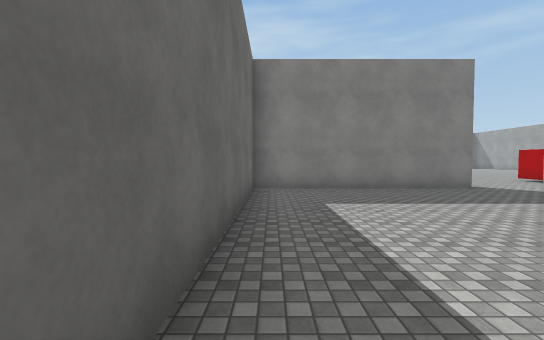
View 1 (above)

20 first-person views from a walk through a 3-D level made in the Unity game engine. The camera is 1.5 m above the floor, tilts 2° down and sees 90° across. The floor is counted in squares, 2 m on a side. Each view is taken from the middle of a square. On the plan, view 1 faces up. The plan holds only what a view shows up to about 10 squares ahead; the rest is blank. The place goes on beyond the plan. The player character is not drawn. Surface patterns are stand-ins for the level's own textures.

View 2
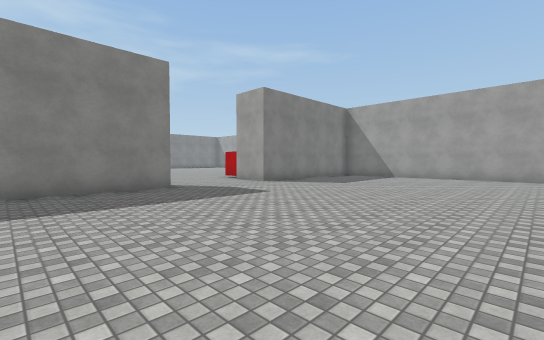

View 3
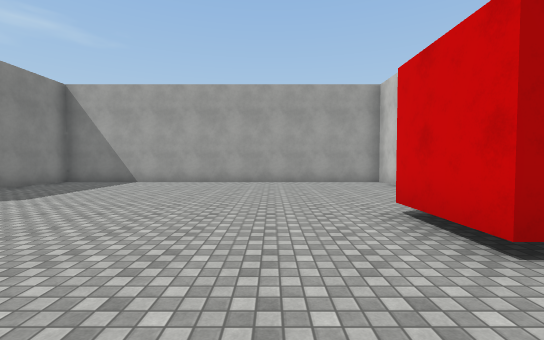

View 4
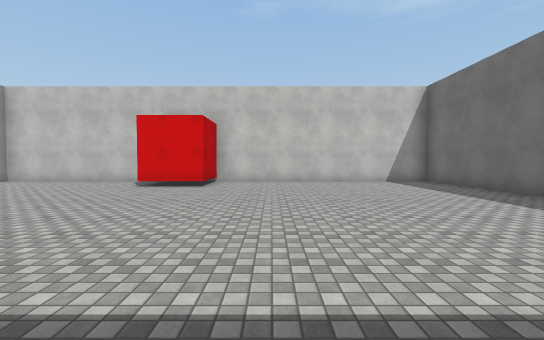

View 5
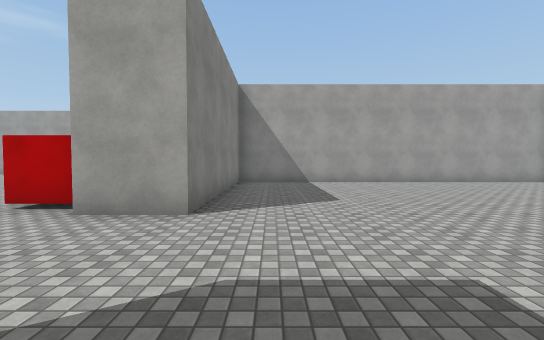

View 6
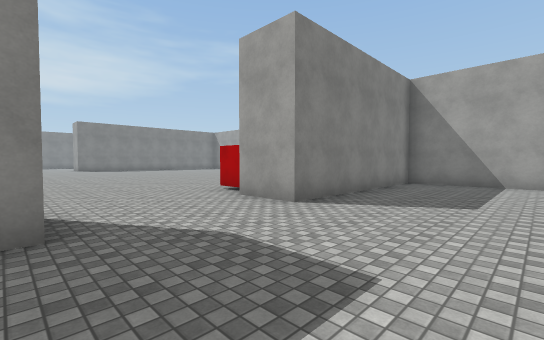

View 7
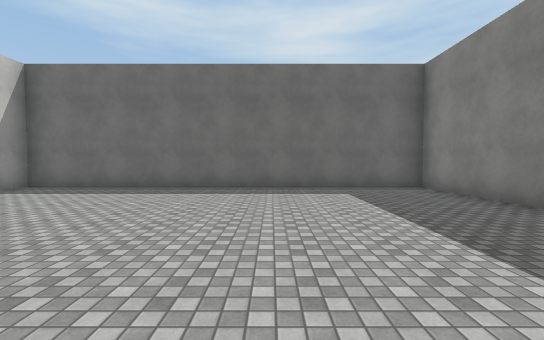

View 8
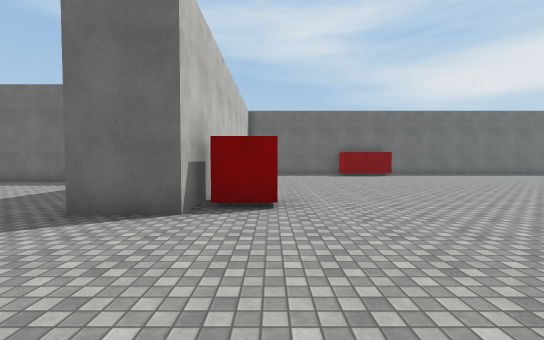

View 9
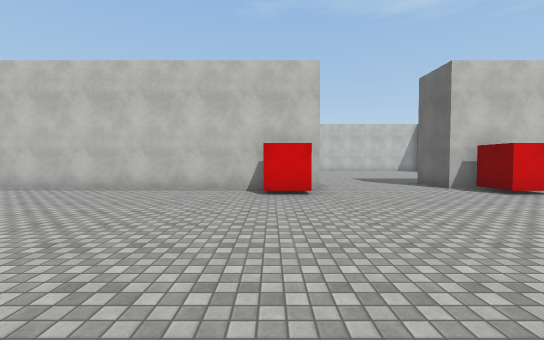

View 10
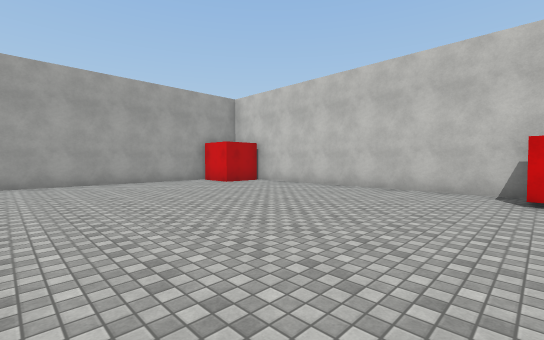

View 11
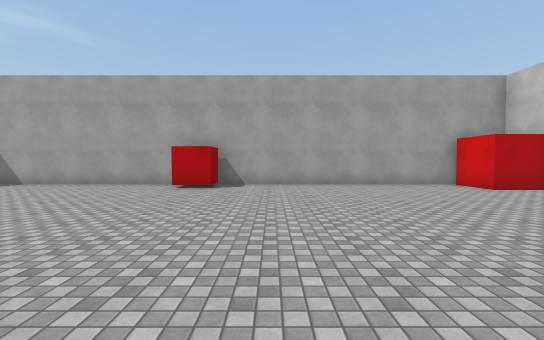

View 12
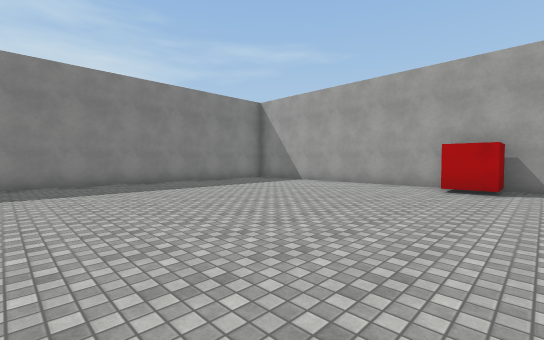

View 13
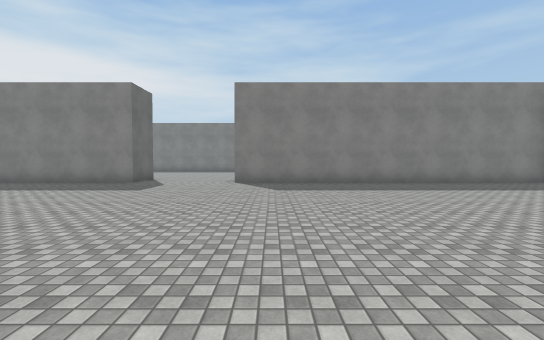

View 14
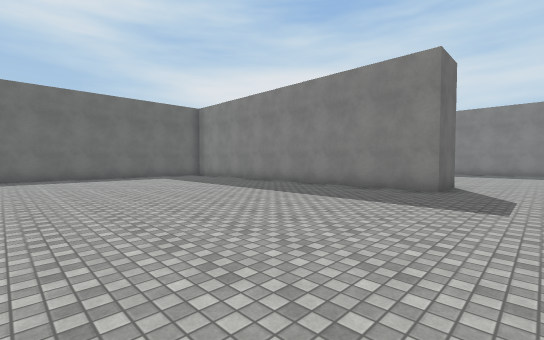

View 15
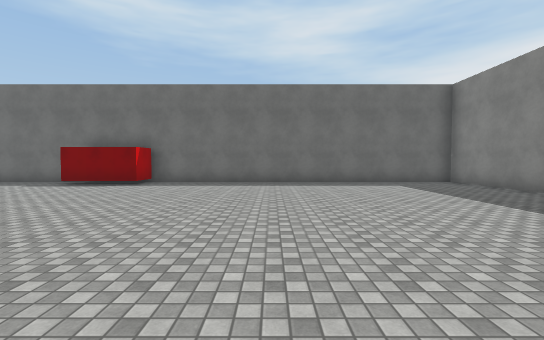

View 16
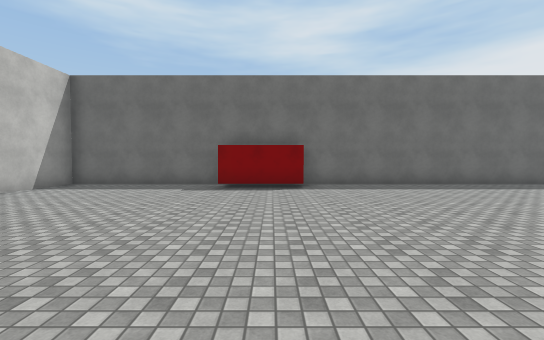

View 17
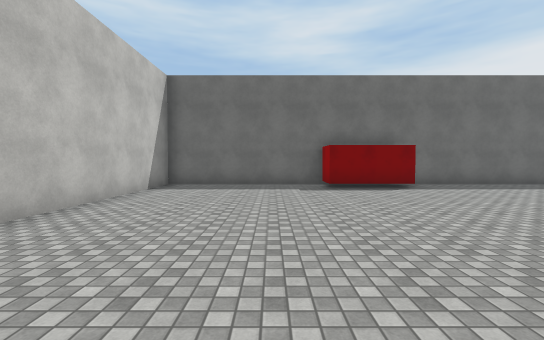

View 18
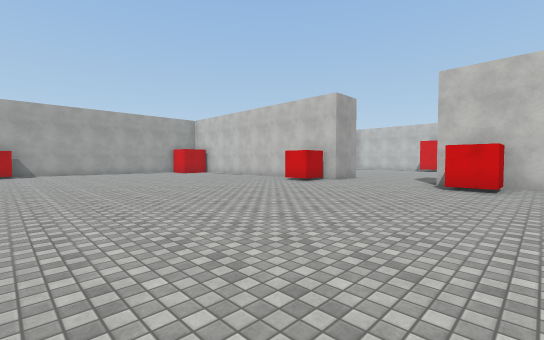

View 19
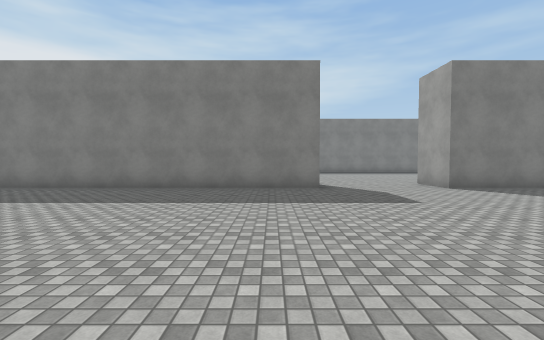

View 20
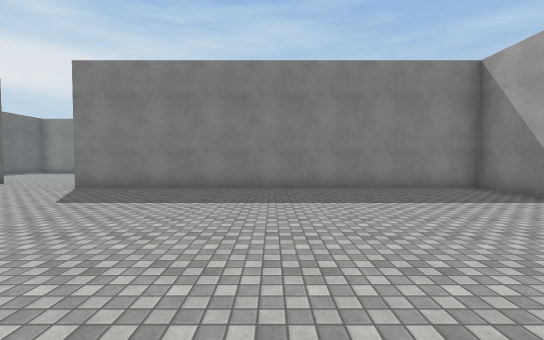

### Floor plan
Points are (right, up) in squares from view 1. A wall is a line through its corners. A room is listed if a view was taken in it or the views show most of it. See-through windows are left out.
Room 1 (views 1, 2, 3, 4, 5, 6, 7)
walls: (9.8, -3.7) (14.5, -3.7) (14.5, 7.2) (8.7, 7.2) (8.7, 8.8); (5.3, 8.8) (5.3, 7.2) (-0.5, 7.2) (-0.5, -3.7) (7, -3.7) (7, -1.8) (8.9, -1.8)
ways out: opening at (7, 8) to room 2
Room 2 (views 8, 9, 10, 11, 12, 13, 14, 15, 16, 17, 18, 19, 20)
walls: (8.7, 8.8) (17.2, 8.8); (5.3, 27.5) (5.3, 26.3) (-5.5, 26.3) (-5.5, 15.9) (-4.3, 15.9) (-4.3, 13.6) (-5.5, 13.6) (-5.5, 8.8) (-0.1, 8.8); (3, 8.8) (5.3, 8.8); (17.9, 9) (17.9, 10.3) (19.5, 10.3) (19.5, 26.3) (8.7, 26.3) (8.7, 27.5)
ways out: opening at (7, 8) to room 1; gap at (4, 9); gap at (10, 9)
objects: red cube (4, 10); red cube (10, 10); red cube (19, 18)

Positions as (right, up) in squares from view 1, and headings:
1: (0, 0), facing up
2: (2, 0), facing up-right
3: (5, 0), facing right
4: (5, 6), facing down
5: (5, 6), facing right
6: (5, 4), facing up-right
7: (7, 3), facing left
8: (9, 10), facing left
9: (10, 16), facing down
10: (10, 16), facing down-right
11: (11, 16), facing right
12: (11, 17), facing up-right
13: (10, 17), facing up
14: (7, 19), facing up-left
15: (4, 20), facing left
16: (3, 15), facing left
17: (3, 12), facing left
18: (3, 18), facing down-right
19: (4, 19), facing up
20: (14, 19), facing up
